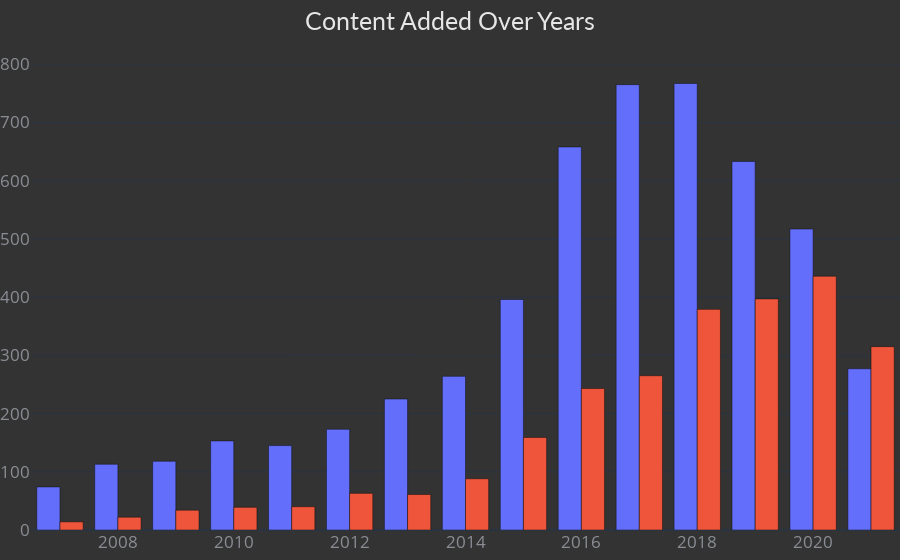

The notebook cell this image was saved under:
### Code cell
df_4 =df.query('release_year >= 2007')
df_4= df_4.groupby(['type', 'release_year'])['show_id'].count().reset_index()
df_4_movie = df_4.query("type == 'Movie'")
df_4_tvshow = df_4.query("type == 'TV Show'")
mshowid = df_4_movie['show_id']
tvshowid = df_4_tvshow['show_id']
releaseyear = df_4_tvshow['release_year']

fig11 = go.Figure(data=[
    go.Bar(name='Movie', x=releaseyear, y=mshowid),
    go.Bar(name='TV Show', x=releaseyear, y=tvshowid)
])

fig11.update_layout(margin=dict(t=60, b=30, l=0, r=0), showlegend=False,template = "plotly_dark",

plot_bgcolor='#333', paper_bgcolor='#333',title_text='Content Added Over Years', title_x = 0.5,

title_font=dict(size=25, color='#e6e6e6', family="Lato, sans-serif", 
         ),

font=dict(size=17, color='#8a8d93'),

hoverlabel=dict(bgcolor="#444", font_size=13,

font_family="Lato, sans-serif"))

fig11.show()

### Figure 1 — Plotly figure (JSON) as saved in the notebook; plotly's stock layout.template omitted (floating-point values rounded to 4 significant figures)
{"data": [{"name": "Movie", "type": "bar", "x": [2007, 2008, 2009, 2010, 2011, 2012, 2013, 2014, 2015, 2016, 2017, 2018, 2019, 2020, 2021], "y": [74, 113, 118, 153, 145, 173, 225, 264, 396, 658, 765, 767, 633, 517, 277]}, {"name": "TV Show", "type": "bar", "x": [2007, 2008, 2009, 2010, 2011, 2012, 2013, 2014, 2015, 2016, 2017, 2018, 2019, 2020, 2021], "y": [14, 22, 34, 39, 40, 63, 61, 88, 159, 243, 265, 379, 397, 436, 315]}], "layout": {"font": {"color": "#8a8d93", "size": 17}, "hoverlabel": {"bgcolor": "#444", "font": {"family": "Lato, sans-serif", "size": 13}}, "margin": {"b": 30, "l": 0, "r": 0, "t": 60}, "paper_bgcolor": "#333", "plot_bgcolor": "#333", "showlegend": false, "title": {"font": {"color": "#e6e6e6", "family": "Lato, sans-serif", "size": 25}, "text": "Content Added Over Years", "x": 0.5}}}
